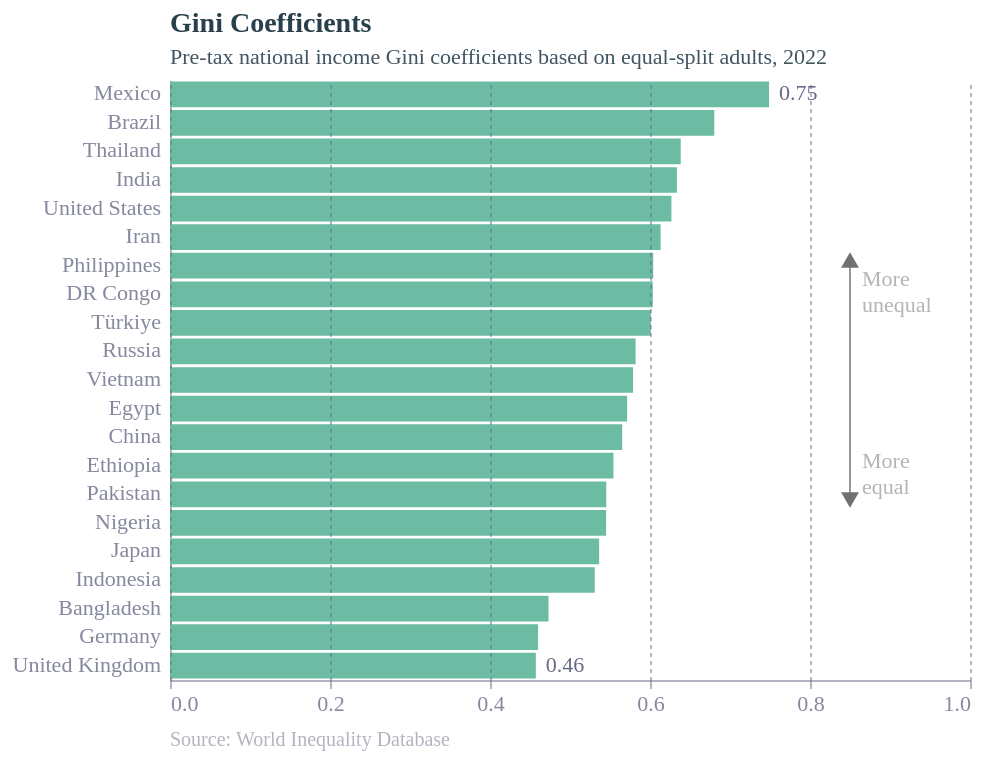

The Vega-Lite source for this figure:
### Vega-Lite specification from a JSON file in a GitHub repository (floating-point values rounded to 4 significant figures)
{"config": {"font": "Circular Std", "text": {"color": "#676A86", "align": "left", "baseline": "middle", "dx": 7, "dy": 0, "fontSize": 11}, "view": {"stroke": null, "continuousWidth": 400, "continuousHeight": 300, "discreteWidth": 400, "discreteHeight": 300}, "bar": {"color": "#179fdb"}, "line": {"color": "#e6224b"}, "rule": {"color": "#676A86"}, "point": {"filled": true, "size": 80, "color": "#e6224b", "opacity": 0.95}, "geoshape": {"stroke": "white", "strokeWidth": 0.3}, "rect": {"fill": "#d6d4d4", "opacity": 0.3}, "axis": {"labelColor": "#676A86", "labelFontSize": 11, "labelFont": "Circular Std", "labelOpacity": 0.8, "tickColor": "#676A86", "tickOpacity": 0.5, "domainColor": "#676A86", "domainOpacity": 0.5, "gridColor": "#676A86", "gridDash": [2, 2], "gridOpacity": 0.5, "title": null, "titleColor": "#676A86", "titleOpacity": 0.8, "tickSize": 4}, "axisXDiscrete": {"grid": false, "labelAngle": 0, "tickCount": 10, "tickOpacity": 0.5, "title": null}, "axisYDiscrete": {"ticks": false, "labelPadding": 5}, "axisXTemporal": {"grid": false, "ticks": true}, "axisXQuantitative": {"grid": true}, "axisYQuantitative": {"gridColor": "#676A86", "gridDash": [1, 5], "gridOpacity": 0.5, "ticks": false, "labelPadding": 5, "tickCount": 8, "titleAngle": 0, "titleAlign": "left", "titleBaseline": "bottom", "titleX": 0, "titleY": -5}, "title": {"color": "#122b39E6", "subtitleColor": "#122b39CC", "font": "Circular Std", "subtitleFont": "Circular Std", "anchor": "start", "fontSize": 14, "subtitleFontSize": 11, "subtitlePadding": 4, "offset": 6, "frame": "group"}, "legend": {"titleColor": "#122b39", "title": null, "labelColor": "#122b39", "labelFontSize": 11}}, "layer": [{"data": {"name": "data-d80b91678f1d914de5e1c3a134d08a9d"}, "mark": {"type": "bar", "color": "rgb(107,188,162)"}, "encoding": {"x": {"axis": {"tickCount": 6, "zindex": 1}, "field": "Gini", "scale": {"domain": [0, 1]}, "type": "quantitative"}, "y": {"field": "Country", "sort": "-x", "type": "nominal"}}, "title": {"text": "Gini Coefficients", "subtitle": ["Pre-tax national income Gini coefficients based on equal-split adults, 2022"]}}, {"data": {"name": "data-d285a7403ed98ae579761d64a864032b"}, "mark": {"type": "text", "align": "left", "dx": 0, "dy": 0, "fontSize": 10, "opacity": 0.5, "text": "Source: World Inequality Database"}, "encoding": {"x": {"value": 0}, "y": {"value": 330}}}, {"data": {"name": "data-d80b91678f1d914de5e1c3a134d08a9d"}, "mark": {"type": "text", "align": {"expr": "datum.Gini < 0 ? \"right\" : \"left\""}, "baseline": "middle", "dx": {"expr": "datum.Gini < 0 ? -2 : 5"}}, "encoding": {"opacity": {"condition": {"test": {"field": "ISO3", "oneOf": ["MEX", "GBR"]}, "value": 1}, "value": 0}, "text": {"field": "Gini", "format": ",.2", "type": "nominal"}, "x": {"axis": {"tickCount": 6, "zindex": 1}, "field": "Gini", "scale": {"domain": [0, 1]}, "type": "quantitative"}, "y": {"field": "Country", "sort": "-x", "type": "nominal"}}, "title": {"text": "Gini Coefficients", "subtitle": ["Pre-tax national income Gini coefficients based on equal-split adults, 2022"]}}, {"layer": [{"mark": {"type": "rule", "color": "dimgrey", "opacity": 0.7}, "encoding": {"x": {"field": "x", "type": "quantitative"}, "y": {"value": 90}, "y2": {"value": 210}}}, {"mark": {"type": "point", "color": "dimgrey", "shape": "triangle-up"}, "encoding": {"x": {"field": "x", "type": "quantitative"}, "y": {"value": 90}}}, {"mark": {"type": "point", "color": "dimgrey", "shape": "triangle-down"}, "encoding": {"x": {"field": "x", "type": "quantitative"}, "y": {"value": 210}}}, {"mark": {"type": "text", "align": "left", "color": "dimgrey", "dx": 6, "lineBreak": "\n", "opacity": 0.5}, "encoding": {"text": {"value": "More \nunequal"}, "x": {"field": "x", "type": "quantitative"}, "y": {"value": 100}}}, {"mark": {"type": "text", "align": "left", "color": "dimgrey", "dx": 6, "dy": -9, "lineBreak": "\n", "opacity": 0.5}, "encoding": {"text": {"value": "More \nequal"}, "x": {"field": "x", "type": "quantitative"}, "y": {"value": 200}}}], "data": {"name": "data-c2e1511c5b1655dd394546af779a70f0"}}], "height": 300, "width": 400, "$schema": "https://vega.github.io/schema/vega-lite/v5.17.0.json", "datasets": {"data-d80b91678f1d914de5e1c3a134d08a9d": [{"Country": "Bangladesh", "ISO3": "BGD", "Gini": 0.4732}, {"Country": "Brazil", "ISO3": "BRA", "Gini": 0.6803}, {"Country": "China", "ISO3": "CHN", "Gini": 0.5652}, {"Country": "DR Congo", "ISO3": "COD", "Gini": 0.6035}, {"Country": "Egypt", "ISO3": "EGY", "Gini": 0.5714}, {"Country": "Ethiopia", "ISO3": "ETH", "Gini": 0.5543}, {"Country": "Germany", "ISO3": "DEU", "Gini": 0.46}, {"Country": "India", "ISO3": "IND", "Gini": 0.6336}, {"Country": "Indonesia", "ISO3": "IDN", "Gini": 0.5309}, {"Country": "Iran", "ISO3": "IRN", "Gini": 0.6133}, {"Country": "Japan", "ISO3": "JPN", "Gini": 0.5364}, {"Country": "Mexico", "ISO3": "MEX", "Gini": 0.7488}, {"Country": "Nigeria", "ISO3": "NGA", "Gini": 0.5451}, {"Country": "Pakistan", "ISO3": "PAK", "Gini": 0.5454}, {"Country": "Philippines", "ISO3": "PHL", "Gini": 0.604}, {"Country": "Russia", "ISO3": "RUS", "Gini": 0.582}, {"Country": "Thailand", "ISO3": "THA", "Gini": 0.6384}, {"Country": "Türkiye", "ISO3": "TUR", "Gini": 0.6011}, {"Country": "United States", "ISO3": "USA", "Gini": 0.6268}, {"Country": "United Kingdom", "ISO3": "GBR", "Gini": 0.4573}, {"Country": "Vietnam", "ISO3": "VNM", "Gini": 0.5789}], "data-d285a7403ed98ae579761d64a864032b": [{"x": 0}], "data-c2e1511c5b1655dd394546af779a70f0": [{"x": 0.85}]}}
